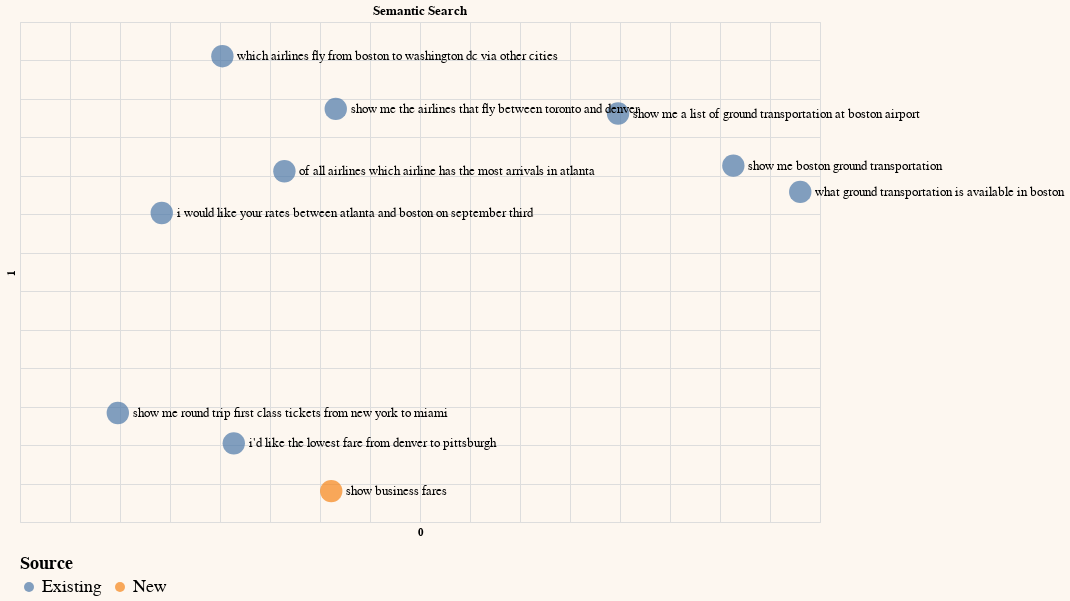

Here is the notebook cell this chart was saved with:
### Code cell
# Create column for representing chart legend
df_sem_pc2['Source'] = 'Existing'
df_sem_pc2.at[len(df_sem_pc2)-1, 'Source'] = "New"

# Plot on a chart
df_sem_pc2.columns = df_sem_pc2.columns.astype(str)
selection = list(range(sample)) + [-1]
generate_chart(df_sem_pc2.iloc[selection],'0','1',color='Source',title='Semantic Search')

### Figure 1 — Vega-Lite specification as saved in the notebook (floating-point values rounded to 4 significant figures; data arrays with more than 128 entries replaced by an {"elided": "..."} marker saying what was removed)
{"config": {"view": {"continuousWidth": 300, "continuousHeight": 300}, "background": "#FDF7F0", "legend": {"labelFontSize": 18, "orient": "bottom", "titleFontSize": 18}}, "layer": [{"mark": {"type": "circle", "size": 500}, "encoding": {"color": {"field": "Source", "type": "nominal"}, "tooltip": [{"field": "query", "type": "nominal"}], "x": {"axis": {"domain": false, "labels": false, "ticks": false}, "field": "0", "scale": {"zero": false}, "type": "quantitative"}, "y": {"axis": {"domain": false, "labels": false, "ticks": false}, "field": "1", "scale": {"zero": false}, "type": "quantitative"}}}, {"mark": {"type": "text", "align": "left", "baseline": "middle", "color": "black", "dx": 15, "size": 13}, "encoding": {"color": {"value": "black"}, "text": {"field": "query", "type": "nominal"}, "tooltip": [{"field": "query", "type": "nominal"}], "x": {"axis": {"domain": false, "labels": false, "ticks": false}, "field": "0", "scale": {"zero": false}, "type": "quantitative"}, "y": {"axis": {"domain": false, "labels": false, "ticks": false}, "field": "1", "scale": {"zero": false}, "type": "quantitative"}}}], "data": {"name": "data-e06783d9e358f00ff47d4bbd205e4dcc"}, "height": 500, "title": "Semantic Search", "width": 800, "$schema": "https://vega.github.io/schema/vega-lite/v5.15.1.json", "datasets": {"data-e06783d9e358f00ff47d4bbd205e4dcc": [{"query": " which airlines fly from boston to washington dc via other cities", "query_embeds": {"elided": "1024 float values"}, "0": -0.09762, "1": 0.3055, "Source": "Existing"}, {"query": " show me the airlines that fly between toronto and denver", "query_embeds": {"elided": "1024 float values"}, "0": 0.01576, "1": 0.237, "Source": "Existing"}, {"query": " show me round trip first class tickets from new york to miami", "query_embeds": {"elided": "1024 float values"}, "0": -0.2022, "1": -0.1583, "Source": "Existing"}, {"query": " i'd like the lowest fare from denver to pittsburgh", "query_embeds": {"elided": "1024 float values"}, "0": -0.0862, "1": -0.1977, "Source": "Existing"}, {"query": " show me a list of ground transportation at boston airport", "query_embeds": {"elided": "1024 float values"}, "0": 0.2981, "1": 0.231, "Source": "Existing"}, {"query": " show me boston ground transportation", "query_embeds": {"elided": "1024 float values"}, "0": 0.4134, "1": 0.1634, "Source": "Existing"}, {"query": " of all airlines which airline has the most arrivals in atlanta", "query_embeds": {"elided": "1024 float values"}, "0": -0.0356, "1": 0.156, "Source": "Existing"}, {"query": " what ground transportation is available in boston", "query_embeds": {"elided": "1024 float values"}, "0": 0.4802, "1": 0.1291, "Source": "Existing"}, {"query": " i would like your rates between atlanta and boston on september third", "query_embeds": {"elided": "1024 float values"}, "0": -0.1582, "1": 0.1017, "Source": "Existing"}, {"query": "show business fares", "query_embeds": {"elided": "1024 float values"}, "0": 0.01124, "1": -0.2598, "Source": "New"}]}}
